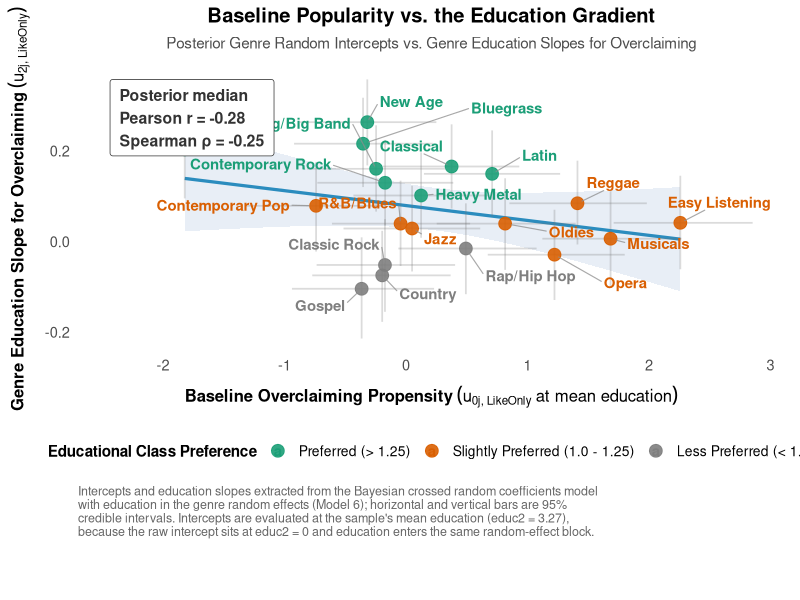

Source code (R):
#' @title Figure 10: genre intercepts against genre education slopes
#' @description Education counterpart to Figure 7. For each genre the plot pairs
#'   the random intercept of the overclaiming equation, evaluated at the sample's
#'   mean education, with that genre's total education slope for overclaiming.
#'   Figure 7 asks whether the arts effect is largest where baseline engagement is
#'   lowest (the scarcity reading); this panel asks whether the education gradient
#'   is simply a restatement of baseline popularity.
#'
#'   Reads cache/m6_intercept_educ_genre.csv and
#'   cache/m6_intercept_educ_correlation.csv, both written by
#'   Scripts/main/check_m6_intercept_educ_correlation.R (Model 6). Needs no fit in
#'   memory and rebuilds in seconds.
#'
#'   Output: Plots/fig10_intercept_vs_education_slope.png

library(ggplot2)
library(ggrepel)
library(dplyr)

genres <- read.csv("cache/m6_intercept_educ_genre.csv", stringsAsFactors = FALSE)
cors <- read.csv("cache/m6_intercept_educ_correlation.csv", stringsAsFactors = FALSE)
stopifnot(nrow(genres) == 20)

r_mean <- cors$Median[cors$Statistic == "Intercept at mean education vs. education slope (Pearson)"]
rho_mean <- cors$Median[cors$Statistic == "Intercept at mean education vs. education slope (Spearman)"]
stopifnot(length(r_mean) == 1, length(rho_mean) == 1)

d <- genres |>
  mutate(
    pref_cat = case_when(
      ratio_col < 1.0 ~ "Less Preferred (< 1.0)",
      ratio_col >= 1.0 & ratio_col <= 1.25 ~ "Slightly Preferred (1.0 - 1.25)",
      ratio_col > 1.25 ~ "Preferred (> 1.25)"
    ),
    pref_cat = factor(
      pref_cat,
      levels = c("Preferred (> 1.25)", "Slightly Preferred (1.0 - 1.25)", "Less Preferred (< 1.0)")
    )
  )

pref_colors <- c(
  "Preferred (> 1.25)"              = "#1b9e77",
  "Slightly Preferred (1.0 - 1.25)" = "#d95f02",
  "Less Preferred (< 1.0)"          = "gray50"
)

p <- ggplot(d, aes(x = u0_med, y = educ_slope_med)) +
  geom_smooth(method = "lm", color = "#2b8cbe", fill = "#a6bddb", alpha = 0.25, linewidth = 1.1) +
  geom_errorbarh(
    aes(xmin = u0_lo, xmax = u0_hi),
    height = 0, linewidth = 0.6, color = "gray45", alpha = 0.25
  ) +
  geom_errorbar(
    aes(ymin = educ_slope_lo, ymax = educ_slope_hi),
    width = 0, linewidth = 0.6, color = "gray45", alpha = 0.25
  ) +
  geom_point(aes(color = pref_cat), size = 4, alpha = 0.9) +
  geom_text_repel(
    aes(label = genre_name, color = pref_cat),
    size = 3.8, fontface = "bold",
    box.padding = 0.7, point.padding = 0.5,
    force = 16, force_pull = 0.2,
    max.overlaps = Inf, min.segment.length = 0,
    segment.color = "gray55", segment.size = 0.4, segment.alpha = 0.75,
    seed = 7
  ) +
  scale_color_manual(values = pref_colors, name = "Educational Class Preference") +
  annotate(
    "label", x = min(d$u0_lo), y = max(d$educ_slope_hi),
    label = sprintf("Posterior median\nPearson r = %.2f\nSpearman \u03c1 = %.2f", r_mean, rho_mean),
    hjust = 0, vjust = 1, size = 4, fontface = "bold",
    fill = "white", color = "gray20", label.padding = unit(0.5, "lines")
  ) +
  theme_minimal(base_size = 13) +
  theme(
    plot.title = element_text(face = "bold", size = 14.5, hjust = 0.5),
    plot.subtitle = element_text(size = 11, hjust = 0.5, color = "gray30", margin = margin(b = 10)),
    plot.caption = element_text(size = 9, color = "gray40", hjust = 0, margin = margin(t = 10)),
    axis.title.x = element_text(face = "bold", size = 12, margin = margin(t = 8)),
    axis.title.y = element_text(face = "bold", size = 12, margin = margin(r = 8)),
    axis.text = element_text(size = 10.5),
    legend.position = "bottom",
    legend.title = element_text(face = "bold", size = 11),
    legend.text = element_text(size = 10),
    panel.grid.minor = element_blank(),
    panel.grid.major = element_blank(),
    plot.margin = margin(t = 5.5, r = 11, b = 44, l = 5.5)
  ) +
  labs(
    title = "Baseline Popularity vs. the Education Gradient",
    subtitle = "Posterior Genre Random Intercepts vs. Genre Education Slopes for Overclaiming",
    x = expression(bold("Baseline Overclaiming Propensity")~(u["0j, LikeOnly"]~"at mean education")),
    y = expression(bold("Genre Education Slope for Overclaiming")~(u["2j, LikeOnly"])),
    caption = paste(
      "Intercepts and education slopes extracted from the Bayesian crossed random coefficients model",
      "with education in the genre random effects (Model 6); horizontal and vertical bars are 95%",
      "credible intervals. Intercepts are evaluated at the sample's mean education (educ2 = 3.27),",
      "because the raw intercept sits at educ2 = 0 and education enters the same random-effect block.",
      sep = "\n"
    )
  )

dir.create("Plots", showWarnings = FALSE)
ggsave("Plots/fig10_intercept_vs_education_slope.png", p, width = 9.5, height = 7, dpi = 300, bg = "white")
cat("Saved Plots/fig10_intercept_vs_education_slope.png\n")
print(as.data.frame(d[, c("genre_name", "u0_med", "educ_slope_med", "ratio_col")]))
